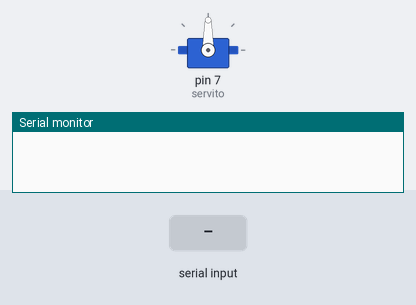
Bench run of a sketch on a simulated Arduino Uno, built with avr-gcc and run on an emulated ATmega328P. On the bench: servo, the last lines printed to the serial monitor. The inputs (shaded band) are chosen by the test bench.

Above: at 1.2 s.
1.3 s: "a" received over Serial
At 1.4 s:
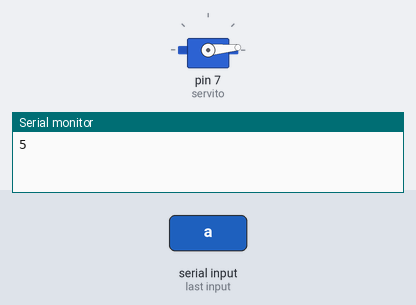
At 2.0 s:
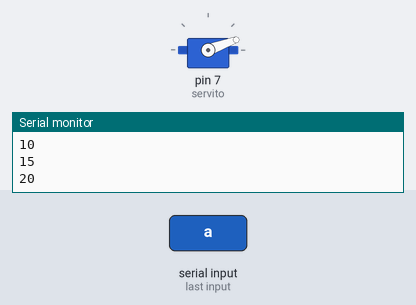
7.3 s: "b" received over Serial
At 7.4 s:
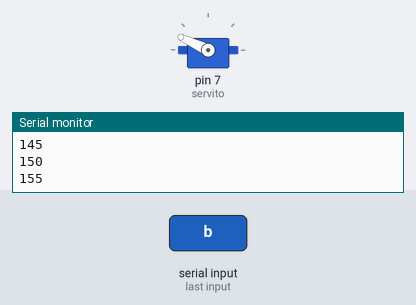
Timing chart, 0 to 16.3 s (numbered marks = the images above; inputs shaded):
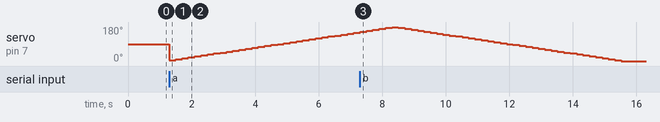

The sketch:

guardar_variables.ino
```cpp
#include <Servo.h>
Servo servito;
char letra=0;
int m=0; int n=0;
void setup() {
Serial.begin(9600);
servito.attach(7,800,1500);
}

void loop() {
  if(Serial.available()>0){
 letra=Serial.read();

if(letra=='a' && n==0 && m==0){  ///punto antes de borrar


  for(m=0;m<=178;m+5){
    m=m+5;
    Serial.println(m);
    servito.write(m);
    delay(200);
  }
 letra='0';
}/////////////////////// fin del if
if(letra=='a' && n==0 && m==180){
 letra='0';
}

 if(letra=='b'){
  m=0;
  for(n=180;n>=1;n-5){
    n=n-5;
    Serial.println(n);
    servito.write(n);
    delay(200);
  }
  letra='0';
}

return;
}
}
```

Measured:
- after the input at 1.3 s, servo on pin 7 (servito): 90° → 5° at once, → 10° 0.20 s later, → 15° 0.20 s later, → 20° 0.20 s later, … (30 changes in this stretch)
